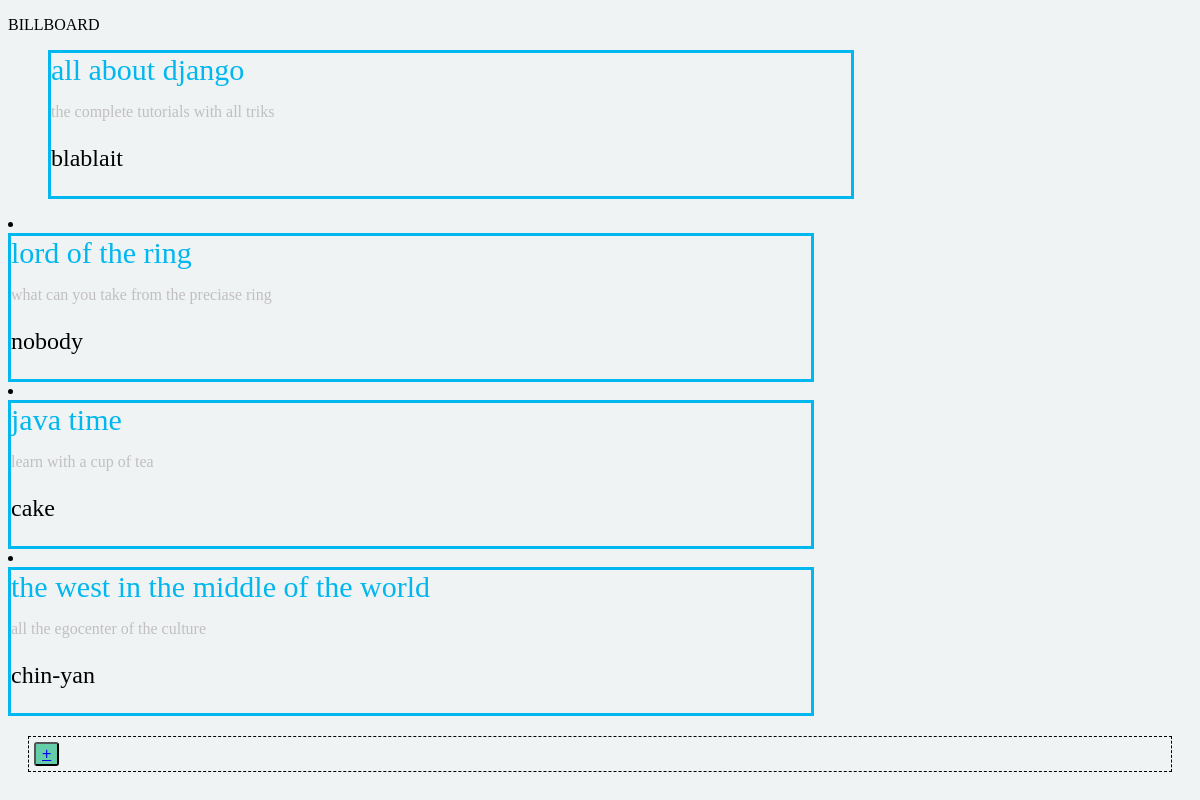
Screenshot of /socialBoard/ with the database file from the repository.
### socialBoard/models.py (models this page shows, shortened)
class Post(models.Model):
    title = models.CharField(max_length=120)
    pub_date = models.DateTimeField('date published')
    content = models.CharField(max_length=500)
    author = models.CharField(max_length = 24)

### socialBoard/views.py (the view)
def index(request):
    context = {"posts": get_posts()}
    return render(request,'socialBoard/index.html',context)

### socialBoard/views.py (called while the page is built)
def get_posts():
    return Post.objects.all()

### socialBoard/templates/socialBoard/index.html (shortened to what this page needs)
{%  load static %}
<!DOCTYPE html>
<html lang="en">
<head>
    <link rel="stylesheet" href="{% static 'socialBoard/css/style.css' %}">
</head>
<body>
    <div class="container">
        <p class="head">BILLBOARD</p>
        {% if posts %}
        <ul>
            {% for p in posts %}
            <li>
                <div id="post">
                    <div id="post-title">{{p.title}}
                        <p id="post-content">{{p.content}}</p>
                        <p id="post-author">{{p.author}}</p>
                    </div>
                </div>
            </li>
        </ul>
        {% endfor %}
        <div id="add-post"><button id="btn-add-post">
                <a href="{% url 'new_post' %}">+</a></button></div>
        {% else %}
        <p>There are no posts yet...</p>
        {% endif%}
    </div>
</body>
</html>

### socialBoard/static/socialBoard/css/style.css (style rules this page uses)
body { background-color: rgb(240, 243, 243) }
ul { list-style-type: none; }
#post { border: 3px solid #00b7ef; max-width: 800px; height: auto; }
#post-title { font:anton; font-size: 30px; color: #00b7ef; }
#post-content { font:arial; font-size: 16px; color: #c1bfc0; }
#post-author { font:pinyon script; font-size: 24px; color: black; }
#add-post { border: 1px dashed black; margin: 20px; padding: 5px; }
#btn-add-post { font: font awesome plus; font-size: 16px; background-color: #66cdaa; color: white; cursor: pointer; border-radius: 3px; }

### rows the page displays
Post: title "all about django", content "the complete tutorials with all triks", author "blablait"
Post: title "lord of the ring", content "what can you take from the preciase ring", author "nobody"
Post: title "java time", content "learn with a cup of tea", author "cake"
Post: title "the west in the middle of the world", content "all the egocenter of the culture", author "chin-yan"
